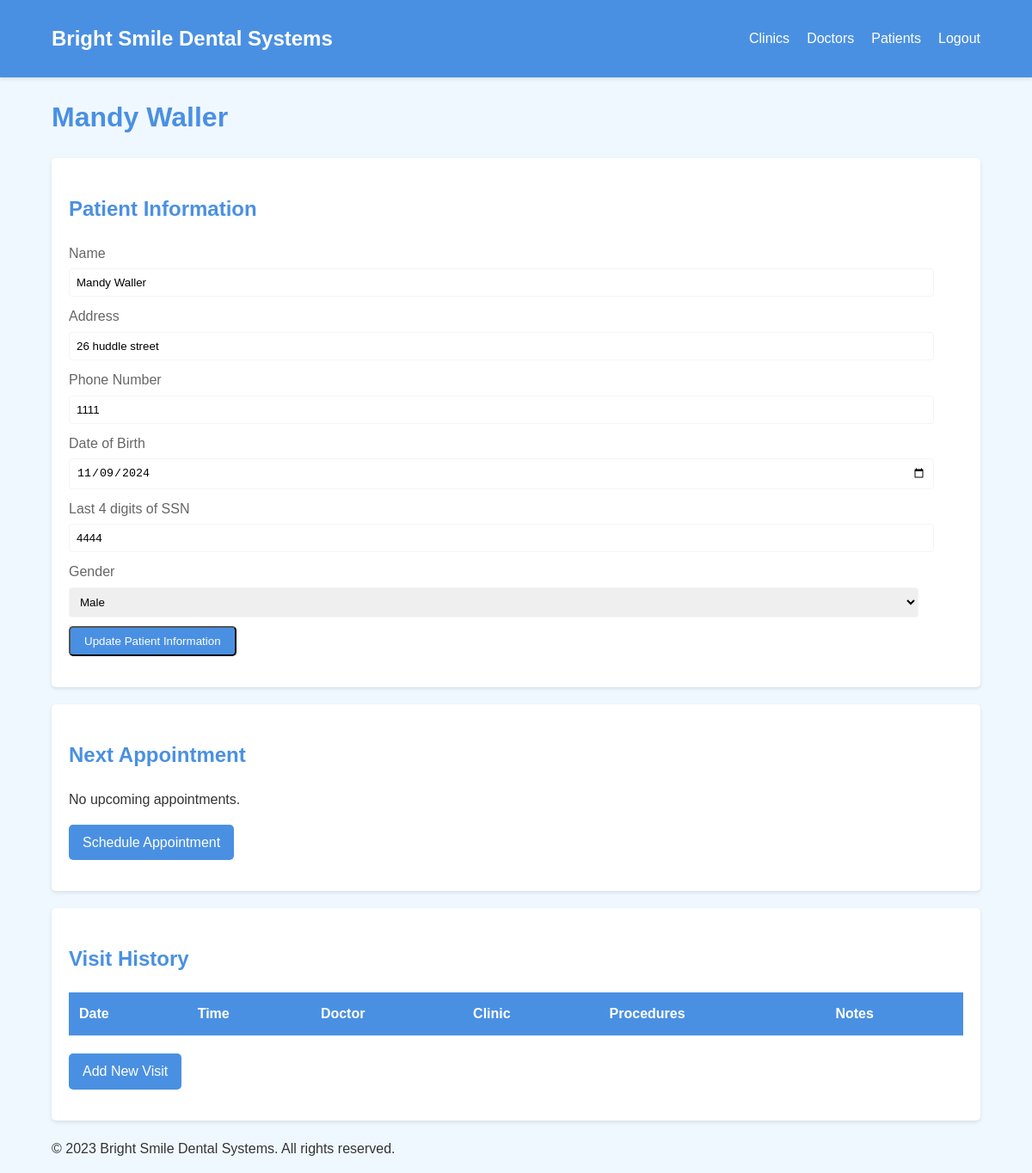
The app's page /patients/detail/1/ with its own data.
### patients/models.py (models this page shows, shortened)
class Patient(models.Model):
    name = models.CharField(max_length=200)
    d_o_b = models.DateField()
    address = models.CharField(max_length=200)
    MALE = "M"
    FEMALE = "F"
    OTHER = "O"
    gender_choices = [
        (MALE, "M"),
        (FEMALE, "F"),
        (OTHER, "O"),
    ]
    gender = models.CharField(max_length=6,
                              choices=gender_choices,
                              default=OTHER)
    ssn_last_4 = models.CharField(max_length=4, default="4444")
    phone_number = models.IntegerField()

### patients/views.py (the view)
# urls.py: path("detail/<int:pk>/", PatientDetailView.as_view(), name='detail-patients'),
class PatientDetailView(DetailView):
    model = Patient
    context_object_name = 'patient'
    template_name = "patient_detail.html"
    def get_object(self, **kwargs):
        pk = self.kwargs.get('pk')
        view_patient = Patient.objects.get(pk=pk)
        return view_patient

### patients/templates/patient_detail.html (shortened to what this page needs)
{% extends 'base.html' %}
{% block content %}
<h1>{{ patient.name }}</h1>
<div class="card">
    <h2>Patient Information</h2>
    <form method="post">
        <label for="name">Name</label>
        <input type="text" id="name" name="name" value="{{ patient.name }}" required>
        <label for="address">Address</label>
        <input type="text" id="address" name="address" value="{{ patient.address }}" required>
        <label for="phone_number">Phone Number</label>
        <input type="tel" id="phone_number" name="phone_number" value="{{ patient.phone_number }}" required>
        <label for="date_of_birth">Date of Birth</label>
        <input type="date" id="date_of_birth" name="date_of_birth" value="{{ patient.d_o_b|date:'Y-m-d' }}" required>
        <label for="ssn_last_4">Last 4 digits of SSN</label>
        <input type="text" id="ssn_last_4" name="ssn_last_4" value="{{ patient.ssn_last_4 }}" required pattern="\d{4}" maxlength="4">
        <label for="gender">Gender</label>
        <select id="gender" name="gender" required>
            <option value="M" {% if patient.gender == 'M' %}selected{% endif %}>Male</option>
        </select>
        <button type="submit" class="btn">Update Patient Information</button>
    </form>
</div>
<div class="card">
    <h2>Next Appointment</h2>
    {% if patient.next_appointment %}
    <p>Date: {{ patient.next_appointment.date }}</p>
    <p>Time: {{ patient.next_appointment.time }}</p>
    <p>Clinic: {{ patient.next_appointment.clinic.name }}</p>
    <p>Doctor: {{ patient.next_appointment.doctor.name }}</p>
    <p>Procedure: {{ patient.next_appointment.procedure }}</p>
    <p>Date Booked: {{ patient.next_appointment.date_booked }}</p>
    {% else %}
    <p>No upcoming appointments.</p>
    {% endif %}
    <a href="{% url 'patients_urls:schedule-appointment' patient.id %}" class="btn">Schedule Appointment</a>
</div>
<div class="card">
    <h2>Visit History</h2>
    <table>
        <thead>
            <tr>
                <th>Date</th>
                <th>Time</th>
                <th>Doctor</th>
                <th>Clinic</th>
                <th>Procedures</th>
                <th>Notes</th>
            </tr>
        </thead>
    </table>
    <a href="{% url 'patients_urls:add-visit-patients' patient.id %}" class="btn">Add New Visit</a>
</div>
{% endblock %}

### static/css/style.css (style rules this page uses)
:root { --primary-color: #4a90e2; --secondary-color: #f0f8ff; --accent-color: #ff6b6b; --text-color: #333333; --light-gray: #f5f5f5; --dark-gray: #666666; }
body { font-family: Arial, sans-serif; line-height: 1.6; color: var(--text-color); background-color: var(--secondary-color); margin: 0; padding: 0; }
h1, h2, h3 { color: var(--primary-color); }
.btn { display: inline-block; background-color: var(--primary-color); color: white; padding: 0.5rem 1rem; text-decoration: none; border-radius: 5px; transition: background-color 0.3s ease; margin-bottom: 1rem; }
.card { background-color: white; border-radius: 5px; box-shadow: 0 2px 4px rgba(0, 0, 0, 0.1); padding: 20px; margin-bottom: 20px; }
table { width: 100%; border-collapse: collapse; margin-bottom: 20px; }
th, td { padding: 12px; text-align: left; border-bottom: 1px solid var(--light-gray); }
th { background-color: var(--primary-color); color: white; }
form label { display: block; margin-bottom: 5px; color: var(--dark-gray); }
form input[type="text"], form input[type="email"], form input[type="password"], form input[type="tel"], form input[type="date"], form select, form textarea { width: 95%; padding: 8px; margin-bottom: 10px; border: 1px solid var(--light-gray); border-radius: 4px; }

### records on screen
Patient: name "Mandy Waller", address "26 huddle street", phone_number "1111", date_of_birth "11/09/2024", ssn_last_4 "4444", gender "Male"
